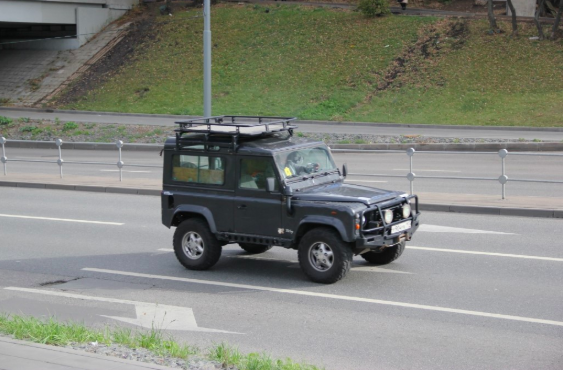
#> input picture car.jpg, 564 x 370 px
$ python main.py   (older library calls are emulated)
#> lines starting #> are read from the running program, lines starting #| are printed output that depends on the picture; after the words box and inside, x2 and y2 are one past the last pixel; in counts of white or black regions, pixels touching at a corner belong together
import cv2
import numpy as np
import argparse

# [9 lines of commented-out code are left out]
import cv2
import numpy as np

if __name__ == '__main__':
    def nothing(*arg):
        pass

cv2.namedWindow("result")  # создаем главное окно
cv2.namedWindow("settings")  # создаем окно настроек
# создаем 6 бегунков для настройки начального и конечного цвета фильтра
cv2.createTrackbar('h1', 'settings', 0, 255, nothing)
#> slider 'h1' is set to 85
cv2.createTrackbar('s1', 'settings', 0, 255, nothing)
#> slider 's1' is set to 85
cv2.createTrackbar('v1', 'settings', 0, 255, nothing)
#> slider 'v1' is set to 85
cv2.createTrackbar('h2', 'settings', 255, 255, nothing)
cv2.createTrackbar('s2', 'settings', 255, 255, nothing)
cv2.createTrackbar('v2', 'settings', 255, 255, nothing)
crange = [0, 0, 0, 0, 0, 0]

while True:
    img = cv2.imread("car.jpg")
#> img is the input picture: shape (370, 564, 3); mean B, G, R 123, 131.1, 128.5
    hsv = cv2.cvtColor(img, cv2.COLOR_BGR2HSV)
#> hsv: shape (370, 564, 3); mean H, S, V 73, 34.3, 134.3

    # считываем значения бегунков
    h1 = cv2.getTrackbarPos('h1', 'settings')
    s1 = cv2.getTrackbarPos('s1', 'settings')
    v1 = cv2.getTrackbarPos('v1', 'settings')
    h2 = cv2.getTrackbarPos('h2', 'settings')
    s2 = cv2.getTrackbarPos('s2', 'settings')
    v2 = cv2.getTrackbarPos('v2', 'settings')

    # формируем начальный и конечный цвет фильтра
    h_min = np.array((h1, s1, v1), np.uint8)
    h_max = np.array((h2, s2, v2), np.uint8)

    # накладываем фильтр на кадр в модели HSV
    thresh = cv2.inRange(hsv, h_min, h_max)
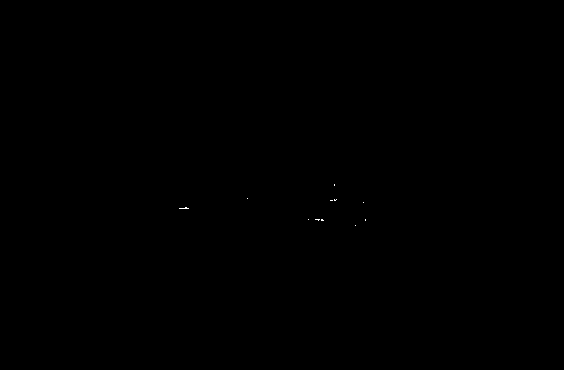
#> thresh: shape (370, 564); 0.02% white in thin lines or dots, all inside (x1, y1, x2, y2) = (179, 184, 366, 226)

    cv2.imshow('result', thresh)

    ch = cv2.waitKey(5)
#> (key Esc is pressed here)
    if ch == 27:
        break

#> (the run stopped early here; a loop or call above may not have finished)
